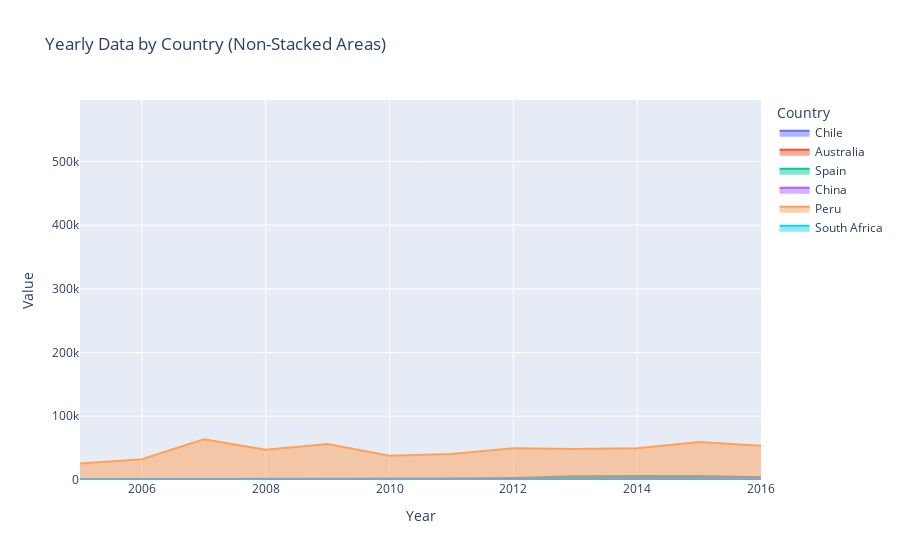

Here is the notebook cell this chart was saved with:
### Code cell
fig = go.Figure()
for country in df_melted['Country'].unique():
    # Filter data for the current country in the loop
    country_data = df_melted[df_melted['Country'] == country]
    # Add a filled area trace for each country
    fig.add_trace(go.Scatter(
        x=country_data['Year'],
        y=country_data['Value'],
        fill='tozeroy',  # This fills the area under the line down to y=0
        mode='lines',  # Ensure that lines are drawn, and 'fill' is visible
        name=country  # Label for the legend with the name of the country
    ))

fig.update_layout(
    title='Yearly Data by Country (Non-Stacked Areas)',
    xaxis_title='Year',
    yaxis_title='Value',
    legend_title='Country'
)

fig.show()

### Figure 1 — Plotly figure (JSON) as saved in the notebook; plotly's stock layout.template omitted (floating-point values rounded to 4 significant figures)
{"data": [{"fill": "tozeroy", "mode": "lines", "name": "Chile", "type": "scatter", "x": [2005, 2006, 2007, 2008, 2009, 2010, 2011, 2012, 2013, 2014, 2015, 2016, "Total"], "y": [392, 173, 50, 26, 20, 30, 0, 0, 0, 0, 0, 0, 691]}, {"fill": "tozeroy", "mode": "lines", "name": "Australia", "type": "scatter", "x": [2005, 2006, 2007, 2008, 2009, 2010, 2011, 2012, 2013, 2014, 2015, 2016, "Total"], "y": [123, 160, 145, 200, 186, 186, 262, 291, 293, 244, 235, 154, 2479]}, {"fill": "tozeroy", "mode": "lines", "name": "Spain", "type": "scatter", "x": [2005, 2006, 2007, 2008, 2009, 2010, 2011, 2012, 2013, 2014, 2015, 2016, "Total"], "y": [825, 869, 944, 936, 1092, 1170, 1508, 2989, 5737, 6262, 6313, 4458, 33103]}, {"fill": "tozeroy", "mode": "lines", "name": "China", "type": "scatter", "x": [2005, 2006, 2007, 2008, 2009, 2010, 2011, 2012, 2013, 2014, 2015, 2016, "Total"], "y": [1131, 1210, 1517, 1659, 2054, 2041, 2295, 2609, 2669, 3010, 3583, 3569, 27347]}, {"fill": "tozeroy", "mode": "lines", "name": "Peru", "type": "scatter", "x": [2005, 2006, 2007, 2008, 2009, 2010, 2011, 2012, 2013, 2014, 2015, 2016, "Total"], "y": [25966, 32746, 63869, 47336, 56586, 38048, 40628, 49643, 48517, 49900, 59767, 53624, 566630]}, {"fill": "tozeroy", "mode": "lines", "name": "South Africa", "type": "scatter", "x": [2005, 2006, 2007, 2008, 2009, 2010, 2011, 2012, 2013, 2014, 2015, 2016, "Total"], "y": [43, 52, 58, 89, 94, 69, 100, 96, 94, 93, 89, 65, 942]}], "layout": {"legend": {"title": {"text": "Country"}}, "title": {"text": "Yearly Data by Country (Non-Stacked Areas)"}, "xaxis": {"title": {"text": "Year"}}, "yaxis": {"title": {"text": "Value"}}}}
